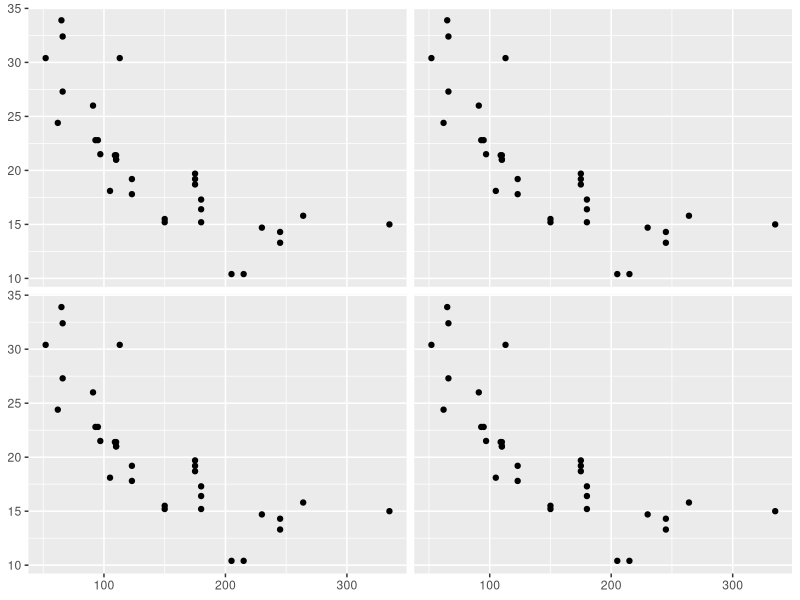
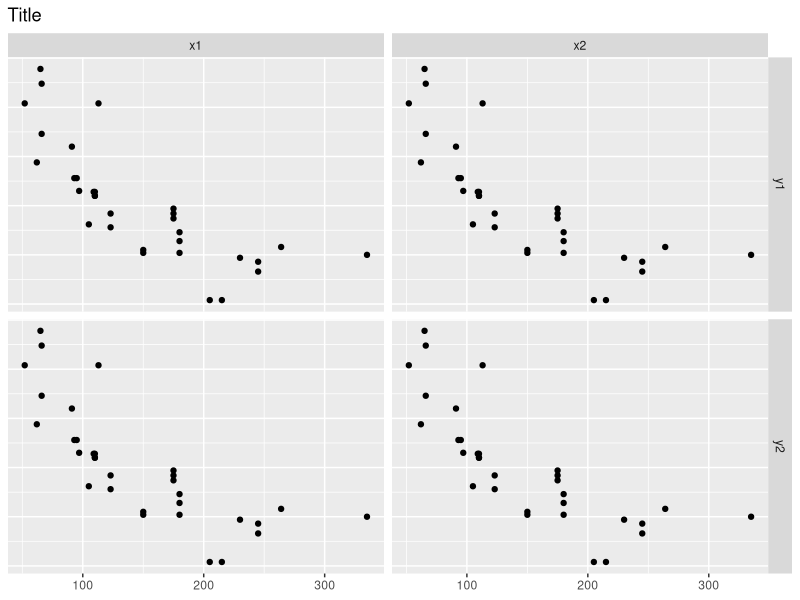

R code for these plots, in order: (Note: this script raises an error after producing the figures.)
library(GGally)

#vignette(package='GGally') # None

# Matrix von Plots
p1 <- ggplot(mtcars, aes(hp, mpg)) + geom_point() 
ggmatrix(list(p1,p1,p1,p1), nrow=2, ncol=2)
ggmatrix(list(p1,p1,p1,p1), nrow=2, ncol=2, title='Title',
         xAxisLabels = c('x1','x2'), yAxisLabels = c('y1','y2'),
         showYAxisPlotLabels = FALSE)

### ggduo !!!!
# => Pairplot mit konfigurierbaren Variablen für x & y

# MÖGLICHKEITEN => Funktionen wie ggally_smooth_loess
# continuous = 'smooth_loess'
vig_ggally("ggally_plots")
# z.B.  
# continuous = ('points', 'smooth', 'smooth_loess', 'density', 'cor', 'blank').
# combo = ('box', 'box_no_facet', 'dot', 'dot_no_facet', 'facethist', 'facetdensity', 'denstrip', 'blank')
# discrete = ('facetbar', 'ratio', 'blank')#

#continuous: when both x and y variables are continuous
#comboHorizontal: when x is continuous and y is discrete
#comboVorizontal: when x is discrete and y is continuous
#discrete: when both x and y variables are discrete
#na: when all x data and all y data is NA


mtcars$cyl <- factor(mtcars$cyl)
ggduo(
  mtcars,
  columnsX = c('cyl', 'hp', 'wt'),
  columnsY = c('mpg', 'drat'),
  mapping = ggplot2::aes(color = am, shape=vs),
  types = list(
    continuous = wrap("smooth_lm", alpha = 0.50, se=F),
    comboVertical= "box"
  )
)

# Model Diagnostik
mod <- lm(mpg ~ ., data=mtcars) 
mod <- step(mod)

# ggnostic() wrapper für ggduo()
ggnostic(mod)
ggnostic(mod, columnsY = c('.resid')) 
# von broom => c('mpg', '.fitted', '.se.fit', '.resid', '.hat', '.sigma', '.cooksd', '.std.resid') 

# Bivariate Übersichrt
ggpairs(mtcars)

# Coef Plots
mod_reg    <- lm(mpg ~ . , data=mtcars)
mod_logreg <- glm(as.numeric(am) ~ . , data=mtcars)
ggcoef(mod_reg, exclude_intercept = T, sort = "descending")
ggcoef(mod_logreg, exponentiate = T, exclude_intercept = T, sort = "descending")
# bessere version von ggcoef
ggcoef_model(mod_reg)
# => yo! :-)

## Modelle vergleichen
mod_reg    <- lm(mpg ~ . , data=mtcars)
mod_step   <- step(mod_reg)
models <- list("Full model" = mod_reg, "Simplified model" = mod_step)
ggcoef_compare(models, type = "faceted")     
     
# note # stepwise selection
mod_step <- step(mod, direction = 'both') 

ggally_points(mtcars, mapping = ggplot2::aes(x = mpg, log(carb)))

# interactions
ggduo(mtcars, aes(x = disp, y = am))


# Kontingenz-Tafeln
mtcars$am <- factor(mtcars$am)
mtcars$vs <- factor(mtcars$vs)
diamonds$price_cat <- cut(diamonds$price, 4)

ggtable(mtcars, 'vs','am', fill = 'std.resid')
# Proportions
# "prop", "row.prop" or "col.prop"
ggtable(mtcars, 'vs','am', fill = 'std.resid', cells = "prop")
ggtable(mtcars, 'vs','am', fill = 'std.resid', cells = "row.prop")
ggtable(diamonds, c('color','price'), c('cut', 'price_cat'), fill = "std.resid")

  
